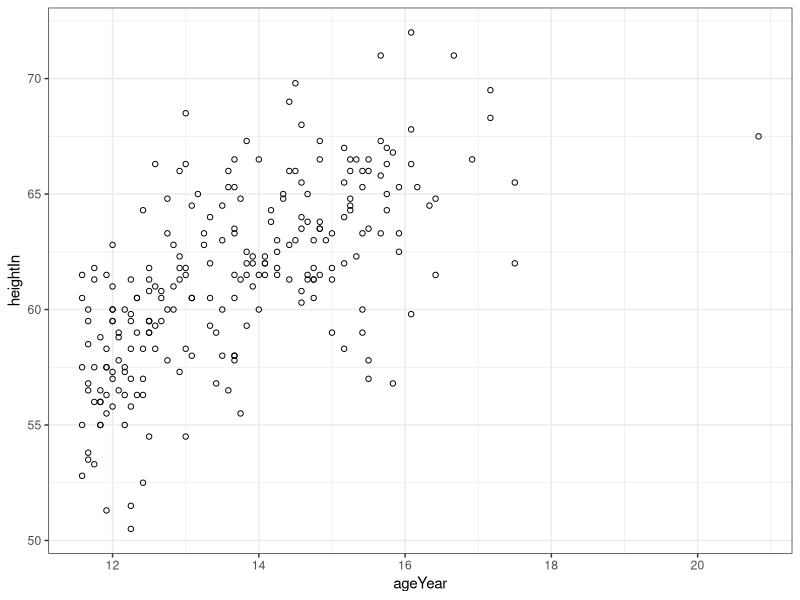
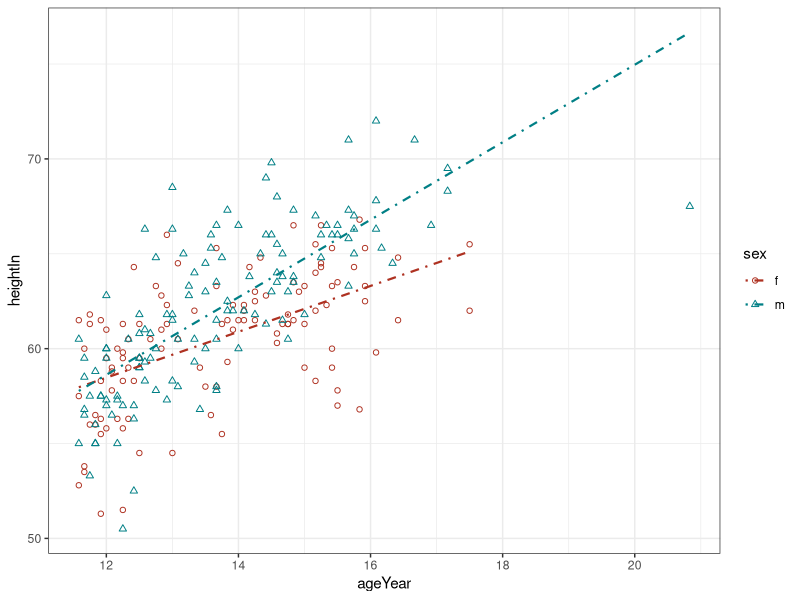

Source code (R) for these figures, in order:
## ---- chunk 1
library(ggplot2)
hw <- read.csv("heightweight.csv")
aes_mapping <- aes_string(x = "ageYear", y = "heightIn")
points <- geom_point(shape = 21, alpha = 1)
p <- ggplot(hw, mapping = aes_mapping) +  
  points + 
  theme_bw() + 
  scale_x_continuous("ageYear") +
  scale_y_continuous("heightIn") +
  scale_colour_hue(l = 40) + 
  scale_shape(solid = FALSE)
## ---- chunk 2
print(p)
## ---- chunk 3
aes_mapping <- aes_string(x = "ageYear", y = "heightIn", colour = "sex", shape = "sex")
points <- geom_point(solid = FALSE, alpha = 1)

p <- ggplot(hw, mapping = aes_mapping) +
  points +
  theme_bw() +
  scale_colour_hue(l = 40) +
  scale_shape(solid = FALSE)

p <- p + geom_smooth(method = lm, se = FALSE, size = 0.75,
                     linetype = "dotdash")

## ---- chunk 4
print(p)
